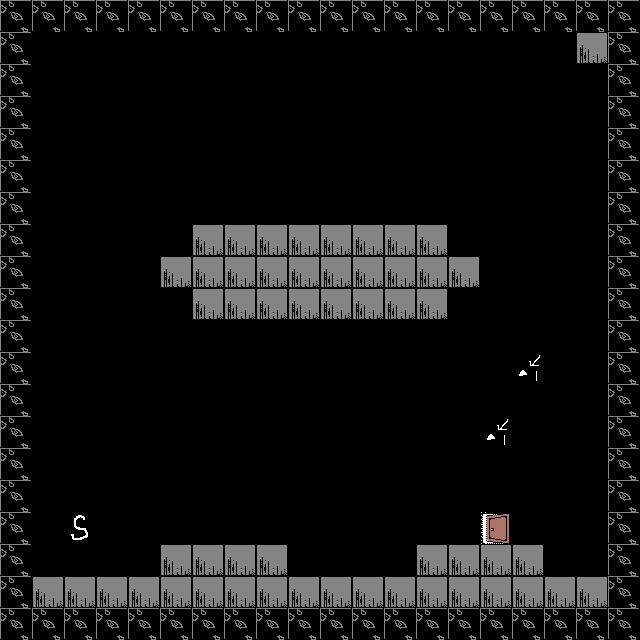

The image is a tile-based game level rendered from a .tmx file. Its description and source (layers, tilesets, objects; grid data summarised) follow:
An orthogonal 20x20 tile map with 32x32 px tiles, 2 tile layers (ground, chara).

<map version="1.0" orientation="orthogonal" width="20" height="20" tilewidth="32" tileheight="32">
 <tileset firstgid="1" name="map" tilewidth="32" tileheight="32">
  <image source="map.png" trans="ff00ff" width="256" height="256" />
  <terraintypes>
   <terrain name="新しい地形" tile="-1" />
  </terraintypes>
 </tileset>
 <layer name="ground" width="20" height="20">
  <data>[400 cells, 130 non-empty, 3 distinct tile ids]</data>
 </layer>
 <layer name="chara" width="20" height="20">
  <data>[400 cells, 3 non-empty, 2 distinct tile ids]</data>
 </layer>
</map>
